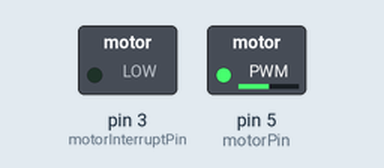
Simulated run of this sketch. Board: Arduino Uno, built with avr-gcc and run on an emulated ATmega328P. Parts: switched loads named in the sketch (green lamp = pin HIGH). What the sketch prints to the serial monitor is not drawn.

Above: at 0.1 s.
Timing chart, 0 to 1.6 s (numbered marks = the images above):
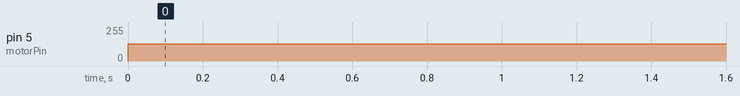

The sketch:

motor_limit_switch_interrupt_test.ino
```cpp
//Tests the motor limit switch Arduino interrupt functionality to
//stop the motor.

const int motorPin = 5;
const int motorInterruptPin = 3;

volatile bool state = 1;

void setup() {
  Serial.begin(9600);
  pinMode(motorPin, OUTPUT);
  pinMode(motorInterruptPin, OUTPUT);
  attachInterrupt(digitalPinToInterrupt(motorInterruptPin), reverseMotor, RISING);
}

void loop() {
  if (state == 1) {
    analogWrite(motorPin, 128);
  }
  else {
    analogWrite(motorPin, 0);
  }
  Serial.println(state);
}

void reverseMotor() {
  state = 0;
}
```

Measured:
- by itself, pin 5 (motorPin): 0/255 → 128/255 at 0.00 s
